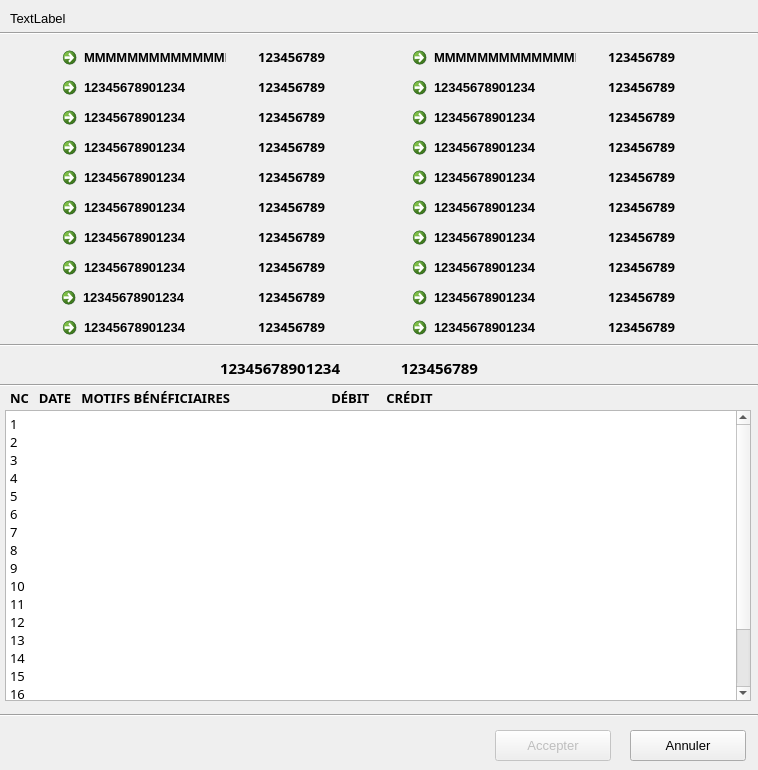
<?xml version="1.0" encoding="UTF-8"?>
<ui version="4.0">
 <class>EntreesMouvementsDlg</class>
 <widget class="QDialog" name="EntreesMouvementsDlg">
  <property name="geometry">
   <rect>
    <x>0</x>
    <y>0</y>
    <width>758</width>
    <height>770</height>
   </rect>
  </property>
  <property name="minimumSize">
   <size>
    <width>758</width>
    <height>770</height>
   </size>
  </property>
  <property name="maximumSize">
   <size>
    <width>758</width>
    <height>770</height>
   </size>
  </property>
  <property name="font">
   <font>
    <pointsize>10</pointsize>
   </font>
  </property>
  <property name="windowTitle">
   <string>G.R.D. - Entrées des Mouvements</string>
  </property>
  <widget class="QLabel" name="labelDateDuJour">
   <property name="geometry">
    <rect>
     <x>10</x>
     <y>10</y>
     <width>281</width>
     <height>16</height>
    </rect>
   </property>
   <property name="text">
    <string>TextLabel</string>
   </property>
  </widget>
  <widget class="Line" name="line">
   <property name="geometry">
    <rect>
     <x>0</x>
     <y>25</y>
     <width>758</width>
     <height>16</height>
    </rect>
   </property>
   <property name="orientation">
    <enum>Qt::Horizontal</enum>
   </property>
  </widget>
  <widget class="QCommandLinkButton" name="buttonCategorie01">
   <property name="geometry">
    <rect>
     <x>55</x>
     <y>40</y>
     <width>175</width>
     <height>31</height>
    </rect>
   </property>
   <property name="text">
    <string>MMMMMMMMMMMMMM</string>
   </property>
   <property name="iconSize">
    <size>
     <width>16</width>
     <height>16</height>
    </size>
   </property>
  </widget>
  <widget class="QCommandLinkButton" name="buttonCategorie02">
   <property name="geometry">
    <rect>
     <x>405</x>
     <y>40</y>
     <width>175</width>
     <height>31</height>
    </rect>
   </property>
   <property name="text">
    <string>MMMMMMMMMMMMMM</string>
   </property>
   <property name="iconSize">
    <size>
     <width>16</width>
     <height>16</height>
    </size>
   </property>
  </widget>
  <widget class="QCommandLinkButton" name="buttonCategorie03">
   <property name="geometry">
    <rect>
     <x>55</x>
     <y>70</y>
     <width>175</width>
     <height>31</height>
    </rect>
   </property>
   <property name="text">
    <string>12345678901234</string>
   </property>
   <property name="iconSize">
    <size>
     <width>16</width>
     <height>16</height>
    </size>
   </property>
  </widget>
  <widget class="QCommandLinkButton" name="buttonCategorie04">
   <property name="geometry">
    <rect>
     <x>405</x>
     <y>70</y>
     <width>175</width>
     <height>31</height>
    </rect>
   </property>
   <property name="text">
    <string>12345678901234</string>
   </property>
   <property name="iconSize">
    <size>
     <width>16</width>
     <height>16</height>
    </size>
   </property>
  </widget>
  <widget class="QCommandLinkButton" name="buttonCategorie05">
   <property name="geometry">
    <rect>
     <x>55</x>
     <y>100</y>
     <width>175</width>
     <height>31</height>
    </rect>
   </property>
   <property name="text">
    <string>12345678901234</string>
   </property>
   <property name="iconSize">
    <size>
     <width>16</width>
     <height>16</height>
    </size>
   </property>
  </widget>
  <widget class="QCommandLinkButton" name="buttonCategorie06">
   <property name="geometry">
    <rect>
     <x>405</x>
     <y>100</y>
     <width>175</width>
     <height>31</height>
    </rect>
   </property>
   <property name="text">
    <string>12345678901234</string>
   </property>
   <property name="iconSize">
    <size>
     <width>16</width>
     <height>16</height>
    </size>
   </property>
  </widget>
  <widget class="QCommandLinkButton" name="buttonCategorie07">
   <property name="geometry">
    <rect>
     <x>55</x>
     <y>130</y>
     <width>175</width>
     <height>31</height>
    </rect>
   </property>
   <property name="text">
    <string>12345678901234</string>
   </property>
   <property name="iconSize">
    <size>
     <width>16</width>
     <height>16</height>
    </size>
   </property>
  </widget>
  <widget class="QCommandLinkButton" name="buttonCategorie08">
   <property name="geometry">
    <rect>
     <x>405</x>
     <y>130</y>
     <width>175</width>
     <height>31</height>
    </rect>
   </property>
   <property name="text">
    <string>12345678901234</string>
   </property>
   <property name="iconSize">
    <size>
     <width>16</width>
     <height>16</height>
    </size>
   </property>
  </widget>
  <widget class="QCommandLinkButton" name="buttonCategorie09">
   <property name="geometry">
    <rect>
     <x>55</x>
     <y>160</y>
     <width>175</width>
     <height>31</height>
    </rect>
   </property>
   <property name="text">
    <string>12345678901234</string>
   </property>
   <property name="iconSize">
    <size>
     <width>16</width>
     <height>16</height>
    </size>
   </property>
  </widget>
  <widget class="QCommandLinkButton" name="buttonCategorie10">
   <property name="geometry">
    <rect>
     <x>405</x>
     <y>160</y>
     <width>175</width>
     <height>31</height>
    </rect>
   </property>
   <property name="text">
    <string>12345678901234</string>
   </property>
   <property name="iconSize">
    <size>
     <width>16</width>
     <height>16</height>
    </size>
   </property>
  </widget>
  <widget class="QCommandLinkButton" name="buttonCategorie11">
   <property name="geometry">
    <rect>
     <x>55</x>
     <y>190</y>
     <width>175</width>
     <height>31</height>
    </rect>
   </property>
   <property name="text">
    <string>12345678901234</string>
   </property>
   <property name="iconSize">
    <size>
     <width>16</width>
     <height>16</height>
    </size>
   </property>
  </widget>
  <widget class="QCommandLinkButton" name="buttonCategorie12">
   <property name="geometry">
    <rect>
     <x>405</x>
     <y>190</y>
     <width>175</width>
     <height>31</height>
    </rect>
   </property>
   <property name="text">
    <string>12345678901234</string>
   </property>
   <property name="iconSize">
    <size>
     <width>16</width>
     <height>16</height>
    </size>
   </property>
  </widget>
  <widget class="QCommandLinkButton" name="buttonCategorie13">
   <property name="geometry">
    <rect>
     <x>55</x>
     <y>220</y>
     <width>175</width>
     <height>31</height>
    </rect>
   </property>
   <property name="text">
    <string>12345678901234</string>
   </property>
   <property name="iconSize">
    <size>
     <width>16</width>
     <height>16</height>
    </size>
   </property>
  </widget>
  <widget class="QCommandLinkButton" name="buttonCategorie14">
   <property name="geometry">
    <rect>
     <x>405</x>
     <y>220</y>
     <width>175</width>
     <height>31</height>
    </rect>
   </property>
   <property name="text">
    <string>12345678901234</string>
   </property>
   <property name="iconSize">
    <size>
     <width>16</width>
     <height>16</height>
    </size>
   </property>
  </widget>
  <widget class="QLabel" name="labelMontantCategorie01">
   <property name="geometry">
    <rect>
     <x>225</x>
     <y>50</y>
     <width>100</width>
     <height>13</height>
    </rect>
   </property>
   <property name="font">
    <font>
     <family>Linux Libertine Mono</family>
     <pointsize>10</pointsize>
     <weight>75</weight>
     <bold>true</bold>
    </font>
   </property>
   <property name="text">
    <string>123456789</string>
   </property>
   <property name="alignment">
    <set>Qt::AlignRight|Qt::AlignTrailing|Qt::AlignVCenter</set>
   </property>
  </widget>
  <widget class="QLabel" name="labelMontantCategorie02">
   <property name="geometry">
    <rect>
     <x>575</x>
     <y>50</y>
     <width>100</width>
     <height>13</height>
    </rect>
   </property>
   <property name="font">
    <font>
     <family>Linux Libertine Mono</family>
     <pointsize>10</pointsize>
     <weight>75</weight>
     <bold>true</bold>
    </font>
   </property>
   <property name="text">
    <string>123456789</string>
   </property>
   <property name="alignment">
    <set>Qt::AlignRight|Qt::AlignTrailing|Qt::AlignVCenter</set>
   </property>
  </widget>
  <widget class="QLabel" name="labelMontantCategorie03">
   <property name="geometry">
    <rect>
     <x>225</x>
     <y>80</y>
     <width>100</width>
     <height>13</height>
    </rect>
   </property>
   <property name="font">
    <font>
     <family>Linux Libertine Mono</family>
     <pointsize>10</pointsize>
     <weight>75</weight>
     <bold>true</bold>
    </font>
   </property>
   <property name="text">
    <string>123456789</string>
   </property>
   <property name="alignment">
    <set>Qt::AlignRight|Qt::AlignTrailing|Qt::AlignVCenter</set>
   </property>
  </widget>
  <widget class="QLabel" name="labelMontantCategorie04">
   <property name="geometry">
    <rect>
     <x>575</x>
     <y>80</y>
     <width>100</width>
     <height>13</height>
    </rect>
   </property>
   <property name="font">
    <font>
     <family>Linux Libertine Mono</family>
     <pointsize>10</pointsize>
     <weight>75</weight>
     <bold>true</bold>
    </font>
   </property>
   <property name="text">
    <string>123456789</string>
   </property>
   <property name="alignment">
    <set>Qt::AlignRight|Qt::AlignTrailing|Qt::AlignVCenter</set>
   </property>
  </widget>
  <widget class="QLabel" name="labelMontantCategorie05">
   <property name="geometry">
    <rect>
     <x>225</x>
     <y>110</y>
     <width>100</width>
     <height>13</height>
    </rect>
   </property>
   <property name="font">
    <font>
     <family>Linux Libertine Mono</family>
     <pointsize>10</pointsize>
     <weight>75</weight>
     <bold>true</bold>
    </font>
   </property>
   <property name="text">
    <string>123456789</string>
   </property>
   <property name="alignment">
    <set>Qt::AlignRight|Qt::AlignTrailing|Qt::AlignVCenter</set>
   </property>
  </widget>
  <widget class="QLabel" name="labelMontantCategorie06">
   <property name="geometry">
    <rect>
     <x>575</x>
     <y>110</y>
     <width>100</width>
     <height>13</height>
    </rect>
   </property>
   <property name="font">
    <font>
     <family>Linux Libertine Mono</family>
     <pointsize>10</pointsize>
     <weight>75</weight>
     <bold>true</bold>
    </font>
   </property>
   <property name="text">
    <string>123456789</string>
   </property>
   <property name="alignment">
    <set>Qt::AlignRight|Qt::AlignTrailing|Qt::AlignVCenter</set>
   </property>
  </widget>
  <widget class="QLabel" name="labelMontantCategorie07">
   <property name="geometry">
    <rect>
     <x>225</x>
     <y>140</y>
     <width>100</width>
     <height>13</height>
    </rect>
   </property>
   <property name="font">
    <font>
     <family>Linux Libertine Mono</family>
     <pointsize>10</pointsize>
     <weight>75</weight>
     <bold>true</bold>
    </font>
   </property>
   <property name="text">
    <string>123456789</string>
   </property>
   <property name="alignment">
    <set>Qt::AlignRight|Qt::AlignTrailing|Qt::AlignVCenter</set>
   </property>
  </widget>
  <widget class="QLabel" name="labelMontantCategorie08">
   <property name="geometry">
    <rect>
     <x>575</x>
     <y>140</y>
     <width>100</width>
     <height>13</height>
    </rect>
   </property>
   <property name="font">
    <font>
     <family>Linux Libertine Mono</family>
     <pointsize>10</pointsize>
     <weight>75</weight>
     <bold>true</bold>
    </font>
   </property>
   <property name="text">
    <string>123456789</string>
   </property>
   <property name="alignment">
    <set>Qt::AlignRight|Qt::AlignTrailing|Qt::AlignVCenter</set>
   </property>
  </widget>
  <widget class="QLabel" name="labelMontantCategorie09">
   <property name="geometry">
    <rect>
     <x>225</x>
     <y>170</y>
     <width>100</width>
     <height>13</height>
    </rect>
   </property>
   <property name="font">
    <font>
     <family>Linux Libertine Mono</family>
     <pointsize>10</pointsize>
     <weight>75</weight>
     <bold>true</bold>
    </font>
   </property>
   <property name="text">
    <string>123456789</string>
   </property>
   <property name="alignment">
    <set>Qt::AlignRight|Qt::AlignTrailing|Qt::AlignVCenter</set>
   </property>
  </widget>
  <widget class="QLabel" name="labelMontantCategorie10">
   <property name="geometry">
    <rect>
     <x>575</x>
     <y>170</y>
     <width>100</width>
     <height>13</height>
    </rect>
   </property>
   <property name="font">
    <font>
     <family>Linux Libertine Mono</family>
     <pointsize>10</pointsize>
     <weight>75</weight>
     <bold>true</bold>
    </font>
   </property>
   <property name="text">
    <string>123456789</string>
   </property>
   <property name="alignment">
    <set>Qt::AlignRight|Qt::AlignTrailing|Qt::AlignVCenter</set>
   </property>
  </widget>
  <widget class="QLabel" name="labelMontantCategorie11">
   <property name="geometry">
    <rect>
     <x>225</x>
     <y>200</y>
     <width>100</width>
     <height>13</height>
    </rect>
   </property>
   <property name="font">
    <font>
     <family>Linux Libertine Mono</family>
     <pointsize>10</pointsize>
     <weight>75</weight>
     <bold>true</bold>
    </font>
   </property>
   <property name="text">
    <string>123456789</string>
   </property>
   <property name="alignment">
    <set>Qt::AlignRight|Qt::AlignTrailing|Qt::AlignVCenter</set>
   </property>
  </widget>
  <widget class="QLabel" name="labelMontantCategorie12">
   <property name="geometry">
    <rect>
     <x>575</x>
     <y>200</y>
     <width>100</width>
     <height>13</height>
    </rect>
   </property>
   <property name="font">
    <font>
     <family>Linux Libertine Mono</family>
     <pointsize>10</pointsize>
     <weight>75</weight>
     <bold>true</bold>
    </font>
   </property>
   <property name="text">
    <string>123456789</string>
   </property>
   <property name="alignment">
    <set>Qt::AlignRight|Qt::AlignTrailing|Qt::AlignVCenter</set>
   </property>
  </widget>
  <widget class="QLabel" name="labelMontantCategorie13">
   <property name="geometry">
    <rect>
     <x>225</x>
     <y>230</y>
     <width>100</width>
     <height>13</height>
    </rect>
   </property>
   <property name="font">
    <font>
     <family>Linux Libertine Mono</family>
     <pointsize>10</pointsize>
     <weight>75</weight>
     <bold>true</bold>
    </font>
   </property>
   <property name="text">
    <string>123456789</string>
   </property>
   <property name="alignment">
    <set>Qt::AlignRight|Qt::AlignTrailing|Qt::AlignVCenter</set>
   </property>
  </widget>
  <widget class="QLabel" name="labelMontantCategorie14">
   <property name="geometry">
    <rect>
     <x>575</x>
     <y>230</y>
     <width>100</width>
     <height>13</height>
    </rect>
   </property>
   <property name="font">
    <font>
     <family>Linux Libertine Mono</family>
     <pointsize>10</pointsize>
     <weight>75</weight>
     <bold>true</bold>
    </font>
   </property>
   <property name="text">
    <string>123456789</string>
   </property>
   <property name="alignment">
    <set>Qt::AlignRight|Qt::AlignTrailing|Qt::AlignVCenter</set>
   </property>
  </widget>
  <widget class="Line" name="line_2">
   <property name="geometry">
    <rect>
     <x>0</x>
     <y>340</y>
     <width>758</width>
     <height>10</height>
    </rect>
   </property>
   <property name="orientation">
    <enum>Qt::Horizontal</enum>
   </property>
  </widget>
  <widget class="QLabel" name="labelNomSolde">
   <property name="geometry">
    <rect>
     <x>220</x>
     <y>360</y>
     <width>141</width>
     <height>16</height>
    </rect>
   </property>
   <property name="font">
    <font>
     <family>Linux Libertine Mono</family>
     <pointsize>11</pointsize>
     <weight>75</weight>
     <bold>true</bold>
    </font>
   </property>
   <property name="text">
    <string>12345678901234</string>
   </property>
  </widget>
  <widget class="QLabel" name="labelMontantSolde">
   <property name="geometry">
    <rect>
     <x>365</x>
     <y>360</y>
     <width>113</width>
     <height>16</height>
    </rect>
   </property>
   <property name="font">
    <font>
     <family>Linux Libertine Mono</family>
     <pointsize>11</pointsize>
     <weight>75</weight>
     <bold>true</bold>
    </font>
   </property>
   <property name="text">
    <string>123456789</string>
   </property>
   <property name="alignment">
    <set>Qt::AlignRight|Qt::AlignTrailing|Qt::AlignVCenter</set>
   </property>
  </widget>
  <widget class="Line" name="line_3">
   <property name="geometry">
    <rect>
     <x>0</x>
     <y>380</y>
     <width>758</width>
     <height>10</height>
    </rect>
   </property>
   <property name="orientation">
    <enum>Qt::Horizontal</enum>
   </property>
  </widget>
  <widget class="QLabel" name="labelTitresMouvements">
   <property name="geometry">
    <rect>
     <x>10</x>
     <y>390</y>
     <width>735</width>
     <height>16</height>
    </rect>
   </property>
   <property name="font">
    <font>
     <family>Linux Libertine Mono</family>
     <pointsize>10</pointsize>
     <weight>75</weight>
     <bold>true</bold>
    </font>
   </property>
   <property name="text">
    <string>NC   DATE   MOTIFS BÉNÉFICIAIRES                              DÉBIT     CRÉDIT </string>
   </property>
  </widget>
  <widget class="QTextEdit" name="textEdit">
   <property name="geometry">
    <rect>
     <x>5</x>
     <y>410</y>
     <width>746</width>
     <height>291</height>
    </rect>
   </property>
   <property name="font">
    <font>
     <family>Linux Libertine Mono</family>
     <pointsize>10</pointsize>
     <weight>75</weight>
     <bold>true</bold>
    </font>
   </property>
   <property name="html">
    <string>&lt;!DOCTYPE HTML PUBLIC &quot;-//W3C//DTD HTML 4.0//EN&quot; &quot;http://www.w3.org/TR/REC-html40/strict.dtd&quot;&gt;
&lt;html&gt;&lt;head&gt;&lt;meta name=&quot;qrichtext&quot; content=&quot;1&quot; /&gt;&lt;style type=&quot;text/css&quot;&gt;
p, li { white-space: pre-wrap; }
&lt;/style&gt;&lt;/head&gt;&lt;body style=&quot; font-family:'Linux Libertine Mono'; font-size:10pt; font-weight:600; font-style:normal;&quot;&gt;
&lt;p style=&quot; margin-top:0px; margin-bottom:0px; margin-left:0px; margin-right:0px; -qt-block-indent:0; text-indent:0px;&quot;&gt;&lt;span style=&quot; font-weight:400;&quot;&gt;1&lt;/span&gt;&lt;/p&gt;
&lt;p style=&quot; margin-top:0px; margin-bottom:0px; margin-left:0px; margin-right:0px; -qt-block-indent:0; text-indent:0px;&quot;&gt;&lt;span style=&quot; font-weight:400;&quot;&gt;2&lt;/span&gt;&lt;/p&gt;
&lt;p style=&quot; margin-top:0px; margin-bottom:0px; margin-left:0px; margin-right:0px; -qt-block-indent:0; text-indent:0px;&quot;&gt;&lt;span style=&quot; font-weight:400;&quot;&gt;3&lt;/span&gt;&lt;/p&gt;
&lt;p style=&quot; margin-top:0px; margin-bottom:0px; margin-left:0px; margin-right:0px; -qt-block-indent:0; text-indent:0px;&quot;&gt;&lt;span style=&quot; font-weight:400;&quot;&gt;4&lt;/span&gt;&lt;/p&gt;
&lt;p style=&quot; margin-top:0px; margin-bottom:0px; margin-left:0px; margin-right:0px; -qt-block-indent:0; text-indent:0px;&quot;&gt;&lt;span style=&quot; font-weight:400;&quot;&gt;5&lt;/span&gt;&lt;/p&gt;
&lt;p style=&quot; margin-top:0px; margin-bottom:0px; margin-left:0px; margin-right:0px; -qt-block-indent:0; text-indent:0px;&quot;&gt;&lt;span style=&quot; font-weight:400;&quot;&gt;6&lt;/span&gt;&lt;/p&gt;
&lt;p style=&quot; margin-top:0px; margin-bottom:0px; margin-left:0px; margin-right:0px; -qt-block-indent:0; text-indent:0px;&quot;&gt;&lt;span style=&quot; font-weight:400;&quot;&gt;7&lt;/span&gt;&lt;/p&gt;
&lt;p style=&quot; margin-top:0px; margin-bottom:0px; margin-left:0px; margin-right:0px; -qt-block-indent:0; text-indent:0px;&quot;&gt;&lt;span style=&quot; font-weight:400;&quot;&gt;8&lt;/span&gt;&lt;/p&gt;
&lt;p style=&quot; margin-top:0px; margin-bottom:0px; margin-left:0px; margin-right:0px; -qt-block-indent:0; text-indent:0px;&quot;&gt;&lt;span style=&quot; font-weight:400;&quot;&gt;9&lt;/span&gt;&lt;/p&gt;
&lt;p style=&quot; margin-top:0px; margin-bottom:0px; margin-left:0px; margin-right:0px; -qt-block-indent:0; text-indent:0px;&quot;&gt;&lt;span style=&quot; font-weight:400;&quot;&gt;10&lt;/span&gt;&lt;/p&gt;
&lt;p style=&quot; margin-top:0px; margin-bottom:0px; margin-left:0px; margin-right:0px; -qt-block-indent:0; text-indent:0px;&quot;&gt;&lt;span style=&quot; font-weight:400;&quot;&gt;11&lt;/span&gt;&lt;/p&gt;
&lt;p style=&quot; margin-top:0px; margin-bottom:0px; margin-left:0px; margin-right:0px; -qt-block-indent:0; text-indent:0px;&quot;&gt;&lt;span style=&quot; font-weight:400;&quot;&gt;12&lt;/span&gt;&lt;/p&gt;
&lt;p style=&quot; margin-top:0px; margin-bottom:0px; margin-left:0px; margin-right:0px; -qt-block-indent:0; text-indent:0px;&quot;&gt;&lt;span style=&quot; font-weight:400;&quot;&gt;13&lt;/span&gt;&lt;/p&gt;
&lt;p style=&quot; margin-top:0px; margin-bottom:0px; margin-left:0px; margin-right:0px; -qt-block-indent:0; text-indent:0px;&quot;&gt;&lt;span style=&quot; font-weight:400;&quot;&gt;14&lt;/span&gt;&lt;/p&gt;
&lt;p style=&quot; margin-top:0px; margin-bottom:0px; margin-left:0px; margin-right:0px; -qt-block-indent:0; text-indent:0px;&quot;&gt;&lt;span style=&quot; font-weight:400;&quot;&gt;15&lt;/span&gt;&lt;/p&gt;
&lt;p style=&quot; margin-top:0px; margin-bottom:0px; margin-left:0px; margin-right:0px; -qt-block-indent:0; text-indent:0px;&quot;&gt;&lt;span style=&quot; font-weight:400;&quot;&gt;16&lt;/span&gt;&lt;/p&gt;
&lt;p style=&quot; margin-top:0px; margin-bottom:0px; margin-left:0px; margin-right:0px; -qt-block-indent:0; text-indent:0px;&quot;&gt;&lt;span style=&quot; font-weight:400;&quot;&gt;17&lt;/span&gt;&lt;/p&gt;
&lt;p style=&quot; margin-top:0px; margin-bottom:0px; margin-left:0px; margin-right:0px; -qt-block-indent:0; text-indent:0px;&quot;&gt;&lt;span style=&quot; font-weight:400;&quot;&gt;18&lt;/span&gt;&lt;/p&gt;
&lt;p style=&quot; margin-top:0px; margin-bottom:0px; margin-left:0px; margin-right:0px; -qt-block-indent:0; text-indent:0px;&quot;&gt;&lt;span style=&quot; font-weight:400;&quot;&gt;19&lt;/span&gt;&lt;/p&gt;
&lt;p style=&quot; margin-top:0px; margin-bottom:0px; margin-left:0px; margin-right:0px; -qt-block-indent:0; text-indent:0px;&quot;&gt;&lt;span style=&quot; font-weight:400;&quot;&gt;20&lt;/span&gt;&lt;/p&gt;&lt;/body&gt;&lt;/html&gt;</string>
   </property>
  </widget>
  <widget class="Line" name="line_4">
   <property name="geometry">
    <rect>
     <x>0</x>
     <y>710</y>
     <width>758</width>
     <height>10</height>
    </rect>
   </property>
   <property name="orientation">
    <enum>Qt::Horizontal</enum>
   </property>
  </widget>
  <widget class="QPushButton" name="annulerButton">
   <property name="geometry">
    <rect>
     <x>630</x>
     <y>730</y>
     <width>116</width>
     <height>31</height>
    </rect>
   </property>
   <property name="text">
    <string>Annuler</string>
   </property>
  </widget>
  <widget class="QPushButton" name="accepterButton">
   <property name="enabled">
    <bool>false</bool>
   </property>
   <property name="geometry">
    <rect>
     <x>495</x>
     <y>730</y>
     <width>116</width>
     <height>31</height>
    </rect>
   </property>
   <property name="text">
    <string>Accepter</string>
   </property>
   <property name="default">
    <bool>true</bool>
   </property>
  </widget>
  <widget class="QLabel" name="labelMontantCategorie16">
   <property name="geometry">
    <rect>
     <x>575</x>
     <y>260</y>
     <width>100</width>
     <height>13</height>
    </rect>
   </property>
   <property name="font">
    <font>
     <family>Linux Libertine Mono</family>
     <pointsize>10</pointsize>
     <weight>75</weight>
     <bold>true</bold>
    </font>
   </property>
   <property name="text">
    <string>123456789</string>
   </property>
   <property name="alignment">
    <set>Qt::AlignRight|Qt::AlignTrailing|Qt::AlignVCenter</set>
   </property>
  </widget>
  <widget class="QCommandLinkButton" name="buttonCategorie16">
   <property name="geometry">
    <rect>
     <x>405</x>
     <y>250</y>
     <width>175</width>
     <height>31</height>
    </rect>
   </property>
   <property name="text">
    <string>12345678901234</string>
   </property>
   <property name="iconSize">
    <size>
     <width>16</width>
     <height>16</height>
    </size>
   </property>
  </widget>
  <widget class="QCommandLinkButton" name="buttonCategorie15">
   <property name="geometry">
    <rect>
     <x>55</x>
     <y>250</y>
     <width>175</width>
     <height>31</height>
    </rect>
   </property>
   <property name="text">
    <string>12345678901234</string>
   </property>
   <property name="iconSize">
    <size>
     <width>16</width>
     <height>16</height>
    </size>
   </property>
  </widget>
  <widget class="QLabel" name="labelMontantCategorie15">
   <property name="geometry">
    <rect>
     <x>225</x>
     <y>260</y>
     <width>100</width>
     <height>13</height>
    </rect>
   </property>
   <property name="font">
    <font>
     <family>Linux Libertine Mono</family>
     <pointsize>10</pointsize>
     <weight>75</weight>
     <bold>true</bold>
    </font>
   </property>
   <property name="text">
    <string>123456789</string>
   </property>
   <property name="alignment">
    <set>Qt::AlignRight|Qt::AlignTrailing|Qt::AlignVCenter</set>
   </property>
  </widget>
  <widget class="QLabel" name="labelMontantCategorie20">
   <property name="geometry">
    <rect>
     <x>575</x>
     <y>320</y>
     <width>100</width>
     <height>13</height>
    </rect>
   </property>
   <property name="font">
    <font>
     <family>Linux Libertine Mono</family>
     <pointsize>10</pointsize>
     <weight>75</weight>
     <bold>true</bold>
    </font>
   </property>
   <property name="text">
    <string>123456789</string>
   </property>
   <property name="alignment">
    <set>Qt::AlignRight|Qt::AlignTrailing|Qt::AlignVCenter</set>
   </property>
  </widget>
  <widget class="QLabel" name="labelMontantCategorie19">
   <property name="geometry">
    <rect>
     <x>225</x>
     <y>320</y>
     <width>100</width>
     <height>13</height>
    </rect>
   </property>
   <property name="font">
    <font>
     <family>Linux Libertine Mono</family>
     <pointsize>10</pointsize>
     <weight>75</weight>
     <bold>true</bold>
    </font>
   </property>
   <property name="text">
    <string>123456789</string>
   </property>
   <property name="alignment">
    <set>Qt::AlignRight|Qt::AlignTrailing|Qt::AlignVCenter</set>
   </property>
  </widget>
  <widget class="QCommandLinkButton" name="buttonCategorie20">
   <property name="geometry">
    <rect>
     <x>405</x>
     <y>310</y>
     <width>175</width>
     <height>31</height>
    </rect>
   </property>
   <property name="text">
    <string>12345678901234</string>
   </property>
   <property name="iconSize">
    <size>
     <width>16</width>
     <height>16</height>
    </size>
   </property>
  </widget>
  <widget class="QLabel" name="labelMontantCategorie18">
   <property name="geometry">
    <rect>
     <x>575</x>
     <y>290</y>
     <width>100</width>
     <height>13</height>
    </rect>
   </property>
   <property name="font">
    <font>
     <family>Linux Libertine Mono</family>
     <pointsize>10</pointsize>
     <weight>75</weight>
     <bold>true</bold>
    </font>
   </property>
   <property name="text">
    <string>123456789</string>
   </property>
   <property name="alignment">
    <set>Qt::AlignRight|Qt::AlignTrailing|Qt::AlignVCenter</set>
   </property>
  </widget>
  <widget class="QCommandLinkButton" name="buttonCategorie18">
   <property name="geometry">
    <rect>
     <x>405</x>
     <y>280</y>
     <width>175</width>
     <height>31</height>
    </rect>
   </property>
   <property name="text">
    <string>12345678901234</string>
   </property>
   <property name="iconSize">
    <size>
     <width>16</width>
     <height>16</height>
    </size>
   </property>
  </widget>
  <widget class="QCommandLinkButton" name="buttonCategorie17">
   <property name="geometry">
    <rect>
     <x>54</x>
     <y>280</y>
     <width>175</width>
     <height>31</height>
    </rect>
   </property>
   <property name="text">
    <string>12345678901234</string>
   </property>
   <property name="iconSize">
    <size>
     <width>16</width>
     <height>16</height>
    </size>
   </property>
  </widget>
  <widget class="QCommandLinkButton" name="buttonCategorie19">
   <property name="geometry">
    <rect>
     <x>55</x>
     <y>310</y>
     <width>175</width>
     <height>31</height>
    </rect>
   </property>
   <property name="text">
    <string>12345678901234</string>
   </property>
   <property name="iconSize">
    <size>
     <width>16</width>
     <height>16</height>
    </size>
   </property>
  </widget>
  <widget class="QLabel" name="labelMontantCategorie17">
   <property name="geometry">
    <rect>
     <x>225</x>
     <y>290</y>
     <width>100</width>
     <height>13</height>
    </rect>
   </property>
   <property name="font">
    <font>
     <family>Linux Libertine Mono</family>
     <pointsize>10</pointsize>
     <weight>75</weight>
     <bold>true</bold>
    </font>
   </property>
   <property name="text">
    <string>123456789</string>
   </property>
   <property name="alignment">
    <set>Qt::AlignRight|Qt::AlignTrailing|Qt::AlignVCenter</set>
   </property>
  </widget>
 </widget>
 <tabstops>
  <tabstop>buttonCategorie01</tabstop>
  <tabstop>buttonCategorie02</tabstop>
  <tabstop>buttonCategorie03</tabstop>
  <tabstop>buttonCategorie04</tabstop>
  <tabstop>buttonCategorie05</tabstop>
  <tabstop>buttonCategorie06</tabstop>
  <tabstop>buttonCategorie07</tabstop>
  <tabstop>buttonCategorie08</tabstop>
  <tabstop>buttonCategorie09</tabstop>
  <tabstop>buttonCategorie10</tabstop>
  <tabstop>buttonCategorie11</tabstop>
  <tabstop>buttonCategorie12</tabstop>
  <tabstop>buttonCategorie13</tabstop>
  <tabstop>buttonCategorie14</tabstop>
  <tabstop>buttonCategorie15</tabstop>
  <tabstop>buttonCategorie16</tabstop>
  <tabstop>buttonCategorie17</tabstop>
  <tabstop>buttonCategorie18</tabstop>
  <tabstop>buttonCategorie19</tabstop>
  <tabstop>buttonCategorie20</tabstop>
  <tabstop>annulerButton</tabstop>
  <tabstop>accepterButton</tabstop>
  <tabstop>textEdit</tabstop>
 </tabstops>
 <resources/>
 <connections>
  <connection>
   <sender>accepterButton</sender>
   <signal>clicked()</signal>
   <receiver>EntreesMouvementsDlg</receiver>
   <slot>accept()</slot>
   <hints>
    <hint type="sourcelabel">
     <x>557</x>
     <y>650</y>
    </hint>
    <hint type="destinationlabel">
     <x>378</x>
     <y>337</y>
    </hint>
   </hints>
  </connection>
  <connection>
   <sender>annulerButton</sender>
   <signal>clicked()</signal>
   <receiver>EntreesMouvementsDlg</receiver>
   <slot>reject()</slot>
   <hints>
    <hint type="sourcelabel">
     <x>691</x>
     <y>650</y>
    </hint>
    <hint type="destinationlabel">
     <x>378</x>
     <y>337</y>
    </hint>
   </hints>
  </connection>
 </connections>
</ui>
